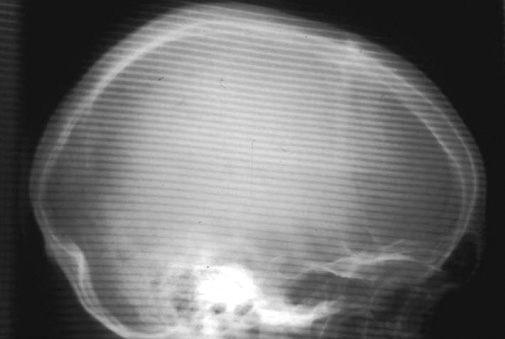
%> input picture Radiograph_1.jpg, 505 x 339 px
$ octave Moirepattern_suppression_Using_gaussian_notch_filter.m   (GNU Octave 9; MATLAB toolbox functions it lacks are replaced by stand-ins)
%> lines starting %> are read from the running program, lines starting %| are printed output that depends on the picture
clc; clear all; close all;
img1 = imread('Radiograph_1.jpg');
%> img1 is the input picture: size 339x505 uint8; min 16, max 255, mean 111.2
img2 = imread('Radiograph_2.jpg');
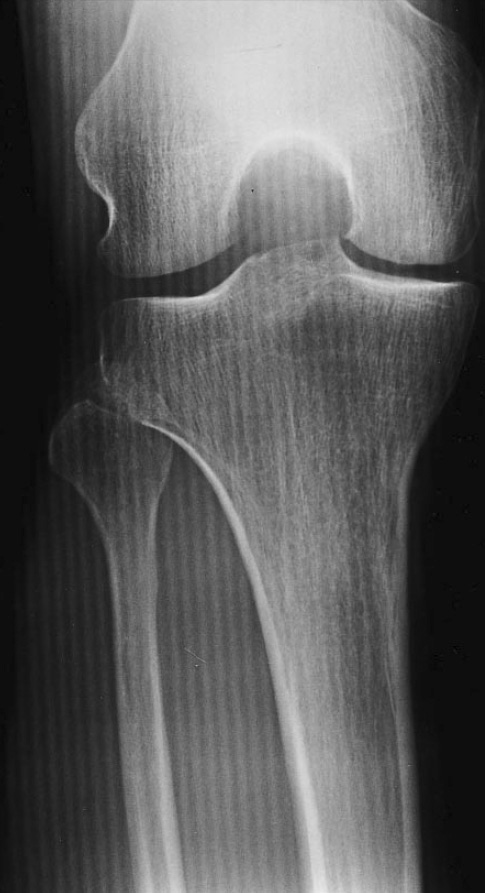
%> input picture Radiograph_2.jpg, 485 x 893 px
%> img2 is the input picture: size 893x485 uint8; min 1, max 235, mean 92.9

%%%%%%%%%%% converting the image from image domain to the frequency%%%%%%%
%%%%%%%%%%% domian%%%%%%%%%%%
fd1 = fftshift(fft2(img1));
magnitude1 = abs(fd1);%%%%%%%%%%%%%%%%
log_magnitude1 = log(1+magnitude1);
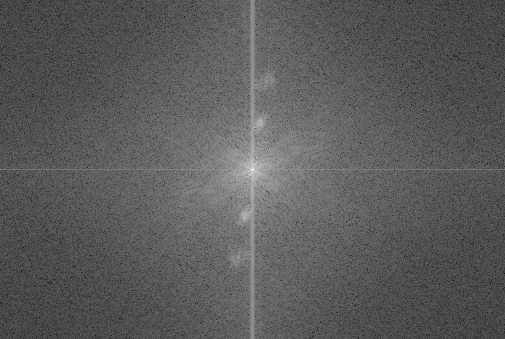
%> log_magnitude1: size 339x505 double; min 0.206, max 16.76, mean 6.13; drawn with min black and max white
figure;
imshow(log_magnitude1,[]);
title('magnitude of fft brain')
figure;
mesh(log_magnitude1);
title('To identify the co-ordinates of the high frequency components')%%% to identify the co-ordinates of the highfrequency components
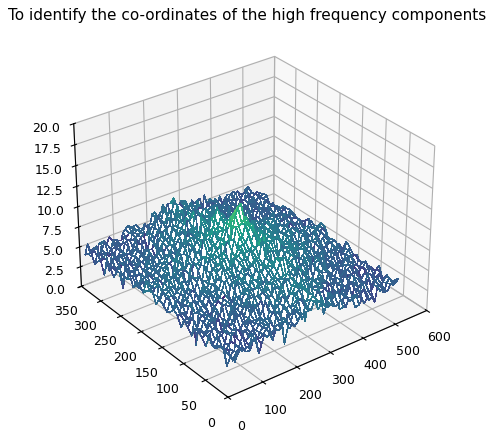
%> figure redrawn from the program's plot data
% Co-ordinates for the notch filters to be applied
%%%%%supression%%%%%%%%%%%%%%%%%%%%%%%55
